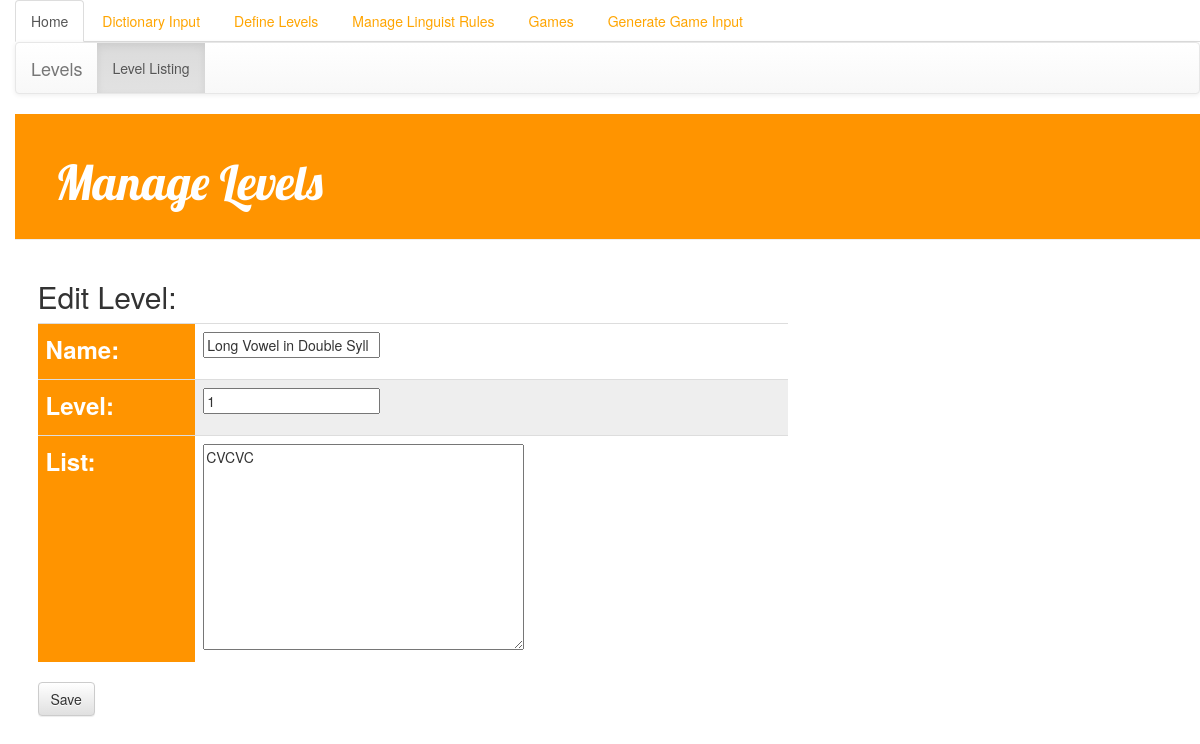
Page /Levels/level_edit/27/edit/ on the earlier database version.
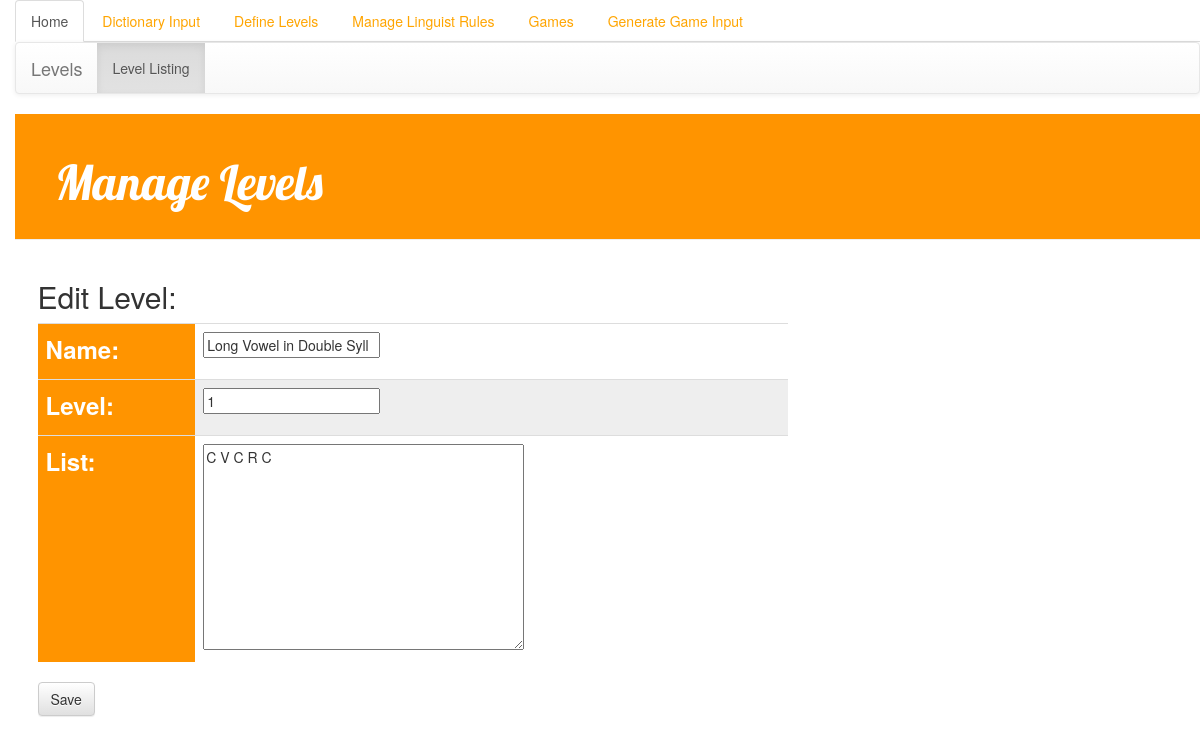
Same page on the later database version.
### Levels/models.py (models this page shows, shortened)
class Level(models.Model):
    type = models.CharField(max_length=200,default='',null=True)
    name = models.CharField(max_length=200, default='', null=True)
    level = models.IntegerField(default='', null=True)
    list = models.TextField(default='', null=True)

### Levels/views.py (the view)
# urls.py: url(r'^level_edit/(?P<pk>\d+)/edit/$', views.level_edit, name='level_edit'),
def level_edit(request,pk):
    try:
        level = get_object_or_404(Level,pk=pk)
    except Level.DoesNotExist:
        raise Http404("This level does not exist")
    if request.method == "POST":
        form = levelForm(request.POST,instance=level)
        if form.is_valid():
            level = form.save(commit=False)
            level.save()
            return redirect('level_list')
    else:
        form=levelForm(instance=level)
    return render(request, 'Levels/level_edit.html',{'form': form})

### Levels/forms.py
class levelForm(forms.ModelForm):
    class Meta:
        model = Level
        fields = (
            'name',
            'level',
            'list'
        )

### templates/Levels/level_edit.html (shortened to what this page needs)
{% extends 'Levels/base.html' %}
{% block content %}
    <h2>Edit {{ type }} Level: </h2>
    <div class="post">
        <form method="POST" class="post-form">{% csrf_token %}
            <table class="table table-hove">
                <tbody>
                {{ form.as_table }}
                </tbody>
            </table>
            <button type="submit" class="save btn btn-default">Save</button>
        </form>
    </div>
{% endblock %}

Differences in the rows shown:
changed Level "Long Vowel in Double Syll": list "CVCVC" → "C V C R C"
